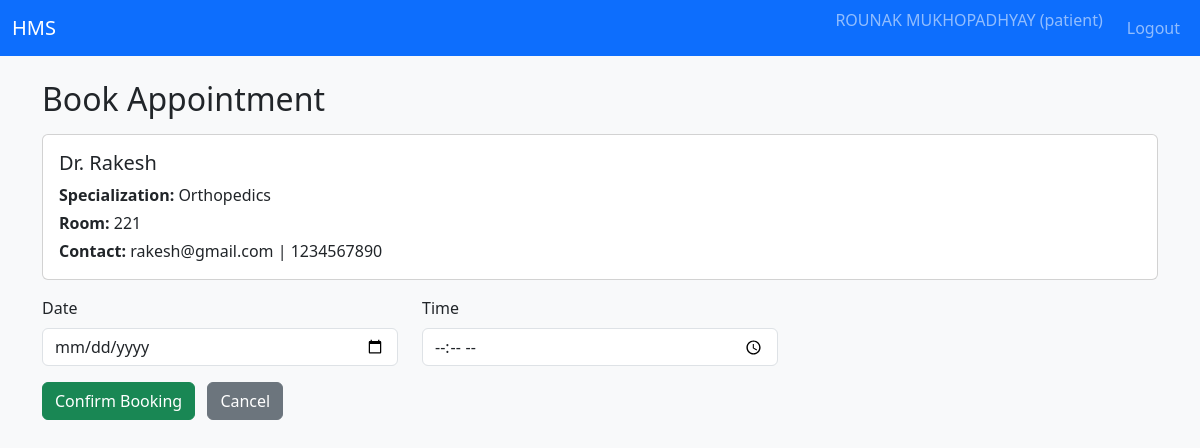
Page /patient/book/1 (signed in) on the committed database.
### tables this page shows
CREATE TABLE users (
            id INTEGER PRIMARY KEY AUTOINCREMENT,
            username TEXT UNIQUE NOT NULL,
            password_hash TEXT NOT NULL,
            full_name TEXT NOT NULL,
            email TEXT,
            phone TEXT,
            role TEXT NOT NULL CHECK(role IN ('admin', 'doctor', 'patient')),
            is_active INTEGER NOT NULL DEFAULT 1,
            created_at TEXT NOT NULL
        );

CREATE TABLE departments (
            id INTEGER PRIMARY KEY AUTOINCREMENT,
            name TEXT UNIQUE NOT NULL,
            description TEXT,
            created_at TEXT NOT NULL
        );

CREATE TABLE doctors (
            id INTEGER PRIMARY KEY AUTOINCREMENT,
            user_id INTEGER NOT NULL,
            department_id INTEGER,
            bio TEXT,
            room_no TEXT,
            is_blacklisted INTEGER NOT NULL DEFAULT 0,
            FOREIGN KEY(user_id) REFERENCES users(id),
            FOREIGN KEY(department_id) REFERENCES departments(id)
        );

### controllers/routes.py (the view, shortened to what this page needs)
@main_bp.route("/patient/book/<int:doctor_id>", methods=["GET", "POST"])
@login_required
@role_required("patient")
def patient_book_appointment(doctor_id):
    conn = get_db_connection()
    cur = conn.cursor()
    cur.execute(
        """
        SELECT d.id AS doctor_id,
               u.full_name,
               u.email,
               u.phone,
               d.room_no,
               d.is_blacklisted,
               dept.name AS dept_name
        FROM doctors d
        JOIN users u ON d.user_id = u.id
        LEFT JOIN departments dept ON d.department_id = dept.id
        WHERE d.id = ?;
        """,
        (doctor_id,),
    )
    doctor = cur.fetchone()
    if not doctor or doctor["is_blacklisted"]:
        conn.close()
        flash("Doctor not available.", "danger")
        return redirect(url_for("main.patient_doctors"))
    conn.close()
    return render_template("patient_book_appointment.html", doctor=doctor)

### controllers/routes.py (called while the page is built)
def login_required(view_func):
    @wraps(view_func)
    def wrapped(*args, **kwargs):
        if "user_id" not in session:
            flash("Please log in to continue.", "warning")
            return redirect(url_for("main.login"))
        return view_func(*args, **kwargs)
    return wrapped

def role_required(role):
    def decorator(view_func):
        @wraps(view_func)
        def wrapped(*args, **kwargs):
            if "user_id" not in session or session.get("role") != role:
                flash("Unauthorized access.", "danger")
                return redirect(url_for("main.login"))
            return view_func(*args, **kwargs)
        return wrapped
    return decorator

### models/models.py (called while the page is built)
def get_db_connection():
    conn = sqlite3.connect(DB_PATH)
    conn.row_factory = sqlite3.Row
    return conn

### templates/patient_book_appointment.html (shortened to what this page needs)
{% extends "base.html" %}
{% block content %}
<h2>Book Appointment</h2>
<div class="card mt-3 mb-3">
    <div class="card-body">
        <h5 class="card-title">{{ doctor['full_name'] }}</h5>
        <p class="card-text mb-1">
            <strong>Specialization:</strong> {{ doctor['dept_name'] or 'N/A' }}
        </p>
        <p class="card-text mb-1">
            <strong>Room:</strong> {{ doctor['room_no'] or '-' }}
        </p>
        <p class="card-text">
            <strong>Contact:</strong> {{ doctor['email'] or '-' }} | {{ doctor['phone'] or '-' }}
        </p>
    </div>
</div>
<form method="POST" action="{{ url_for('main.patient_book_appointment', doctor_id=doctor['doctor_id']) }}">
    <div class="row">
        <div class="mb-3 col-md-4">
            <label class="form-label">Date</label>
            <input type="date" class="form-control" name="date" required>
        </div>
        <div class="mb-3 col-md-4">
            <label class="form-label">Time</label>
            <input type="time" class="form-control" name="time" required>
        </div>
    </div>
    <button type="submit" class="btn btn-success">Confirm Booking</button>
    <a href="{{ url_for('main.patient_doctors') }}" class="btn btn-secondary ms-2">Cancel</a>
</form>
{% endblock %}

### rows in the picture
users: full_name "Dr. Rakesh", email "rakesh@gmail.com", phone "1234567890"
departments: name "Orthopedics"
doctors: room_no "221"

### other values in the picture
{{ session.get('full_name', '') }} "ROUNAK MUKHOPADHYAY"
{{ session.get('role', '') }} "patient"
